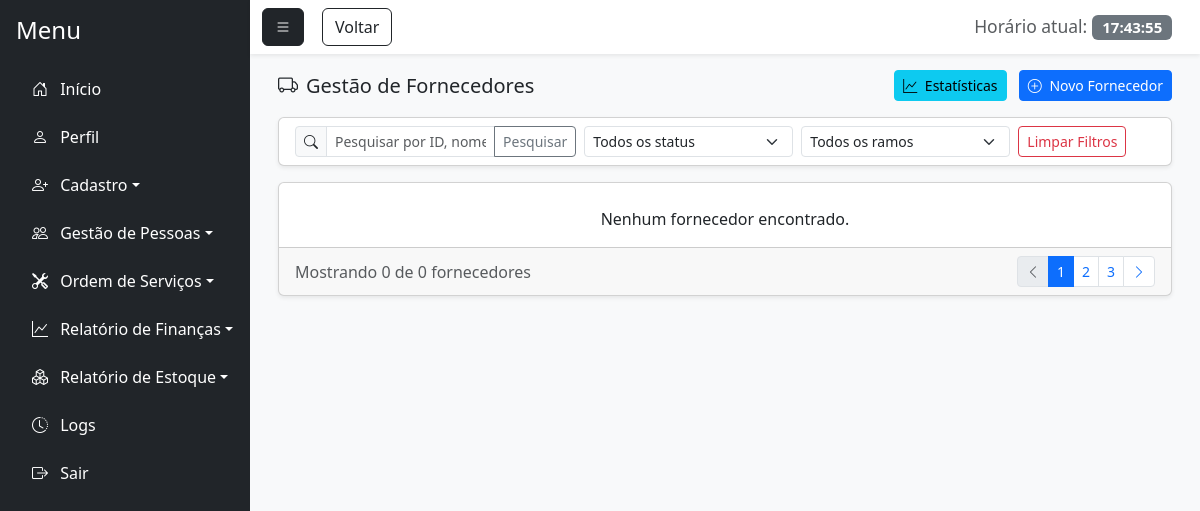
Before: /gestao_fornecedor.php?ramo=Peças para Celulares (signed in) with the older database file.
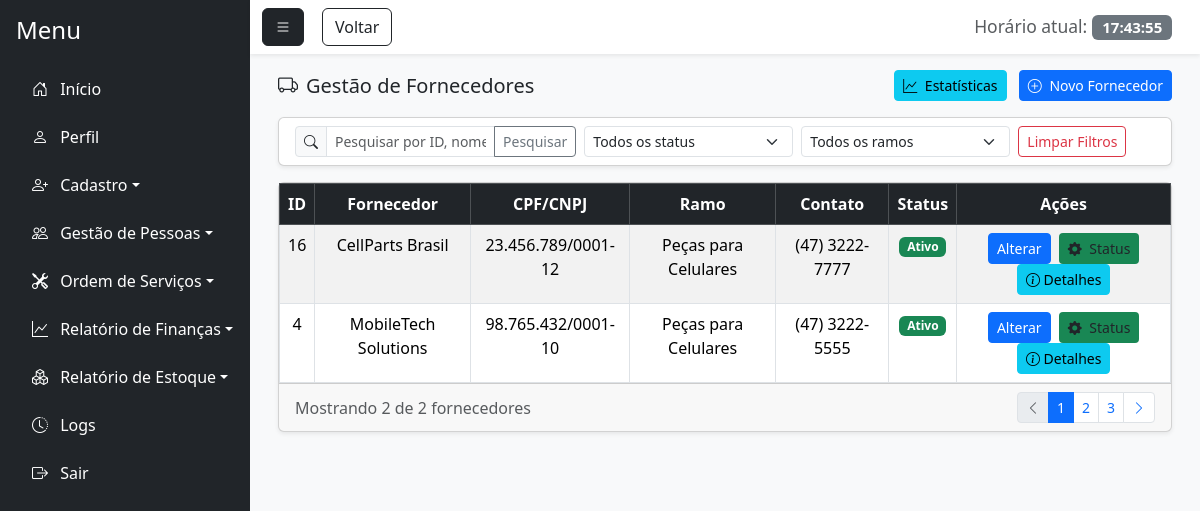
After: the same page with the newer database file.
### tables this page shows
CREATE TABLE `fornecedor` (
  `id_fornecedor` int(11) NOT NULL,
  `id_funcionario` int(11) NOT NULL,
  `nome_fornecedor` varchar(100) NOT NULL,
  `cpf_cnpj` varchar(18) NOT NULL,
  `ramo_atividade` varchar(100) DEFAULT NULL,
  `telefone` varchar(20) DEFAULT NULL,
  `endereco` varchar(255) DEFAULT NULL,
  `bairro` varchar(100) DEFAULT NULL,
  `cep` varchar(15) DEFAULT NULL,
  `cidade` varchar(100) DEFAULT NULL,
  `estado` varchar(50) DEFAULT NULL,
  `email` varchar(100) DEFAULT NULL,
  `status` enum('Ativo','Inativo','Pendente','Bloqueado','Suspenso') DEFAULT 'Ativo'
);

### gestao_fornecedor.php (the view, shortened to what the changed rows need)
<?php
    require_once 'conexao.php';
    require_once 'php/permissoes.php';
    $filtro_ramo = '';
    if(isset($_GET['ramo']) && !empty($_GET['ramo'])) {
        $filtro_ramo = $_GET['ramo'];
    }
    $sql = "SELECT * FROM fornecedor";
    $where_conditions = [];
    $params = [];
    if(!empty($filtro_ramo)) {
        $where_conditions[] = "ramo_atividade = :ramo";
        $params[':ramo'] = $filtro_ramo;
    }
    if (!empty($where_conditions)) {
        $sql .= " WHERE " . implode(" AND ", $where_conditions);
    }
    $sql .= " ORDER BY nome_fornecedor ASC";
    $stmt = $pdo->prepare($sql);
    foreach ($params as $key => $value) {
        $stmt->bindValue($key, $value);
    }
    $stmt->execute();
    $fornecedores = $stmt->fetchAll(PDO::FETCH_ASSOC);
?>
<!DOCTYPE html>
<html lang="pt-BR">
<head>
    <link href="https://cdn.jsdelivr.net/npm/bootstrap@5.3.7/dist/css/bootstrap.min.css" rel="stylesheet">
    <link rel="stylesheet" href="https://cdn.jsdelivr.net/npm/bootstrap-icons@1.11.1/font/bootstrap-icons.css">
    <link href="https://cdn.jsdelivr.net/npm/bootstrap-icons@1.11.1/font/bootstrap-icons.css" rel="stylesheet">
</head>
<body class="bg-light">
    <div class="d-flex vh-100 bg-light">
        <div class="flex-grow-1 d-flex flex-column">
            <div class="flex-grow-1 p-3" style="overflow-y: auto;">
                <div class="container-fluid">
                    <div class="card shadow-sm">
                        <div class="card-body p-0">
                            <div class="table-responsive">
                                <?php if(!empty($fornecedores)): ?>
                                    <table class="table table-striped table-hover table-bordered mb-0">
                                        <thead class="table-dark">
                                            <tr>
                                                <th><center>ID</center></th>
                                                <th><center>Fornecedor</center></th>
                                                <th><center>CPF/CNPJ</center></th>
                                                <th><center>Ramo</center></th>
                                                <th><center>Contato</center></th>
                                                <th><center>Status</center></th>
                                                <th class="text-center">Ações</th>
                                            </tr>
                                        </thead>
                                        <tbody>
                                            <?php foreach($fornecedores as $fornecedor): ?>
                                                <tr>
                                                    <td><center><?=htmlspecialchars($fornecedor['id_fornecedor'])?></center></td>
                                                    <td><center><?=htmlspecialchars($fornecedor['nome_fornecedor'])?></center></td>
                                                    <td><center><?=htmlspecialchars($fornecedor['cpf_cnpj'])?></center></td>
                                                    <td><center><?=htmlspecialchars($fornecedor['ramo_atividade'])?></center></td>
                                                    <td><center><?=htmlspecialchars($fornecedor['telefone'])?></center></td>
                                                    <td>
                                                        <center>
                                                            <?php
                                                            $badge_class = '';
                                                            switch($fornecedor['status']) {
                                                                case 'Ativo': $badge_class = 'bg-success'; break;
                                                            }
                                                            ?>
                                                            <span class="badge <?=$badge_class?>"><?=$fornecedor['status']?></span>
                                                        </center>
                                                    </td>
                                                    <td class="text-center">
                                                        <a href="#" class="btn btn-sm btn-primary me-1" onclick="carregarDadosFornecedor(<?=htmlspecialchars($fornecedor['id_fornecedor'])?>)">Alterar</a>
                                                        <button type="button" class="btn btn-sm <?= $badge_class ?>" onclick="abrirModalStatus(<?=htmlspecialchars($fornecedor['id_fornecedor'])?>, '<?=$fornecedor['status']?>', '<?=htmlspecialchars($fornecedor['nome_fornecedor'])?>')">
                                                            <i class="bi bi-gear-fill me-1"></i> Status
                                                        </button>
                                                        <button class="btn btn-sm btn-info" onclick="mostrarDetalhesFornecedor(<?=htmlspecialchars($fornecedor['id_fornecedor'])?>)">
                                                            <i class="bi bi-info-circle"></i> Detalhes
                                                        </button>
                                                    </td>
                                                </tr>
                                            <?php endforeach;?>
                                        </tbody>
                                    </table>
                                <?php else: ?><br>
                                    <center><p>Nenhum fornecedor encontrado.</p></center>
                                <?php endif; ?>
                            </div>
                        </div>
                        <div class="card-footer py-2">
                            <div class="d-flex justify-content-between align-items-center">
                                <div>
                                    <span class="text-muted">Mostrando <?= count($fornecedores) ?> de <?= count($fornecedores) ?> fornecedores</span>
                                </div>
                            </div>
                        </div>
                    </div>
                </div>
            </div>
</body>
</html>

### php/permissoes.php (shortened to what the changed rows need)
<?php
$permissoes = [
    1 => [
        "Início" => ["principal.php"],
        "Perfil" => ["perfil.php"],
        "Cadastro" => [
            "cadastro_usuario.php", "cadastro_cliente.php", "cadastro_funcionario.php",
            "cadastro_fornecedor.php", "cadastro_pecas.php"
        ],
        "Gestão de Pessoas" => [
            "gestao_usuario.php", "gestao_cliente.php", "gestao_funcionario.php",
            "gestao_fornecedor.php"
        ],
        "Ordem de Serviços" => ["nova_ordem.php", "consultar_ordem.php", "pagamento.php"],
        "Relatório de Finanças" => ["relatorio_despesas.php", "relatorio_lucro.php"],
        "Relatório de Estoque" => [
            "relatorio_saida.php", "relatorio_pecas_estoque.php"
        ],
        "Logs" => ["logs.php"],
    ],
    2 => [
        "Início" => ["principal.php"],
        "Perfil" => ["perfil.php"],
        "Cadastro" => [
            "cadastro_cliente.php", "cadastro_funcionario.php",
            "cadastro_fornecedor.php", "cadastro_pecas.php"
        ],
        "Gestão de Pessoas" => ["gestao_cliente.php"],
        "Ordem de Serviços" => ["nova_ordem.php", "consultar_ordem.php", "pagamento.php"],
        "Relatório de Estoque" => [
            "relatorio_saida.php", "relatorio_pecas_estoque.php"
        ],
    ],
    3 => [
        "Início" => ["principal.php"],
        "Perfil" => ["perfil.php"],
        "Cadastro" => ["cadastro_cliente.php"],
        "Gestão de Pessoas" => ["gestao_cliente.php"],
        "Ordem de Serviços" => ["nova_ordem.php", "consultar_ordem.php", "pagamento.php"],
    ],
    4 => [
        "Início" => ["principal.php"],
        "Perfil" => ["perfil.php"],
        "Cadastro" => ["cadastro_pecas.php"],
        "Ordem de Serviços" => ["nova_ordem.php", "consultar_ordem.php", "pagamento.php"],
        "Relatório de Estoque" => [
            "relatorio_saida.php", "relatorio_pecas_estoque.php"
        ],
    ],
];
$id_perfil = $_SESSION['perfil'];
$opcoes_menu = isset($permissoes[$id_perfil]) ? $permissoes[$id_perfil] : [];
$icones_menu = [
    "Início" => "bi-house-door",
    "Perfil" => "bi-person",
    "Cadastro" => "bi-person-plus",
    "Gestão de Pessoas" => "bi-people",
    "Ordem de Serviços" => "bi-tools",
    "Relatório de Finanças" => "bi-graph-up",
    "Relatório de Estoque" => "bi-boxes",
    "Logs" => "bi-clock-history"
];
function formatarNomeExibicao($nomeArquivo) {
    $nome = basename($nomeArquivo, ".php");
    $prefixos = ['cadastro_', 'gestao_', 'relatorio_'];
    foreach ($prefixos as $prefixo) {
        if (strpos($nome, $prefixo) === 0) {
            $nome = substr($nome, strlen($prefixo));
            break;
        }
    }
    $nome = str_replace("_", " ", $nome);
    $nome = ucwords($nome);
    return $nome;
}
$ids = [
    "principal.php" => "menu-inicio",
    "perfil.php" => "menu-perfil",
    "cadastro_usuario.php" => "cadastro_usuario",
    "cadastro_cliente.php" => "cadastro_cliente",
    "cadastro_funcionario.php" => "cadastro_funcionario",
    "cadastro_fornecedor.php" => "cadastro_fornecedor",
    "cadastro_pecas.php" => "cadastro_pecas",
    "gestao_usuario.php" => "menu-gestao-usuario",
    "gestao_cliente.php" => "menu-gestao-cliente",
    "gestao_funcionario.php" => "menu-gestao-funcionario",
    "gestao_fornecedor.php" => "menu-gestao-fornecedor",
    "nova_ordem.php" => "nova_ordem",
    "consultar_ordem.php" => "menu-consultar-ordem",
    "pagamento.php" => "menu-pagamento",
    "relatorio_despesas.php" => "menu-relatorio-despesas",
    "relatorio_lucro.php" => "menu-relatorio-lucro",
    "relatorio_saida.php" => "menu-relatorio-saida",
    "relatorio_pecas_estoque.php" => "menu-relatorio-pecas",
    "logs.php" => "menu-logs"
];
function obterIdManual($arquivo) {
    global $ids;
    return isset($ids[$arquivo]) ? $ids[$arquivo] : 'menu-' . basename($arquivo, '.php');
}
function gerarMenu($opcoes_menu, $icones_menu) {
    $html = '';
    foreach ($opcoes_menu as $categoria => $arquivos) {
        $icone = isset($icones_menu[$categoria]) ? $icones_menu[$categoria] : "bi-circle";
        if (count($arquivos) > 1) {
            $html .= '<li class="nav-item mb-2 dropdown">';
            $html .= '<a class="nav-link text-white dropdown-toggle" href="#" id="menu-' . strtolower(str_replace(' ', '-', $categoria)) . '" role="button" data-bs-toggle="dropdown" aria-expanded="false">';
            $html .= '<i class="bi ' . $icone . ' me-2"></i> ' . $categoria;
            $html .= '</a>';
            $html .= '<ul class="dropdown-menu dropdown-menu-dark" aria-labelledby="menu-' . strtolower(str_replace(' ', '-', $categoria)) . '">';
            foreach ($arquivos as $arquivo) {
                $nomeExibicao = formatarNomeExibicao($arquivo);
                $html .= '<li><a class="dropdown-item" id="' . obterIdManual($arquivo) . '" href="' . $arquivo . '">' . $nomeExibicao . '</a></li>';
            }
            $html .= '</ul>';
            $html .= '</li>';
        } else {
            $html .= '<li class="nav-item mb-2">';
            $html .= '<a id="' . obterIdManual($arquivos[0]) . '" href="' . $arquivos[0] . '" class="nav-link text-white">';
            $html .= '<i class="bi ' . $icone . ' me-2"></i> ' . $categoria;
            $html .= '</a>';
            $html .= '</li>';
        }
    }
    return $html;
}
$menu_html = '
<nav id="sidebar" class="bg-dark text-white p-3" style="width: 250px;">
    <h4 class="mb-4">Menu</h4>
    <ul class="nav flex-column">
        ' . gerarMenu($opcoes_menu, $icones_menu) . '
        <li class="nav-item">
            <a id="menu-sair" href="php/logout.php" class="nav-link text-white"><i class="bi bi-box-arrow-right me-2"></i> Sair</a>
        </li>
    </ul>
</nav>
<script>
    document.getElementById("menu-toggle").addEventListener("click", function () {
        document.getElementById("sidebar").classList.toggle("d-none");
    });
    function updateClock() {
        const now = new Date();
        const timeString = now.toLocaleTimeString(\'pt-BR\');
        document.getElementById(\'liveClock\').textContent = timeString;
    }
    setInterval(updateClock, 1000);
    updateClock();
</script>
';
function exibirMenu() {
    global $menu_html;
    echo $menu_html;
}
?>

Changed rows visible on the page:
added fornecedor: id_fornecedor "16", nome_fornecedor "CellParts Brasil", cpf_cnpj "23.456.789/0001-12", ramo_atividade "Peças para Celulares", telefone "(47) 3222-7777", status "Ativo"
added fornecedor: id_fornecedor "4", nome_fornecedor "MobileTech Solutions", cpf_cnpj "98.765.432/0001-10", ramo_atividade "Peças para Celulares", telefone "(47) 3222-5555", status "Ativo"
Other visible differences:
count($fornecedores): "0" → "2"
text no longer shown: "Nenhum fornecedor encontrado."
text now shown: "ID Fornecedor CPF/CNPJ Ramo Contato Status Ações"
